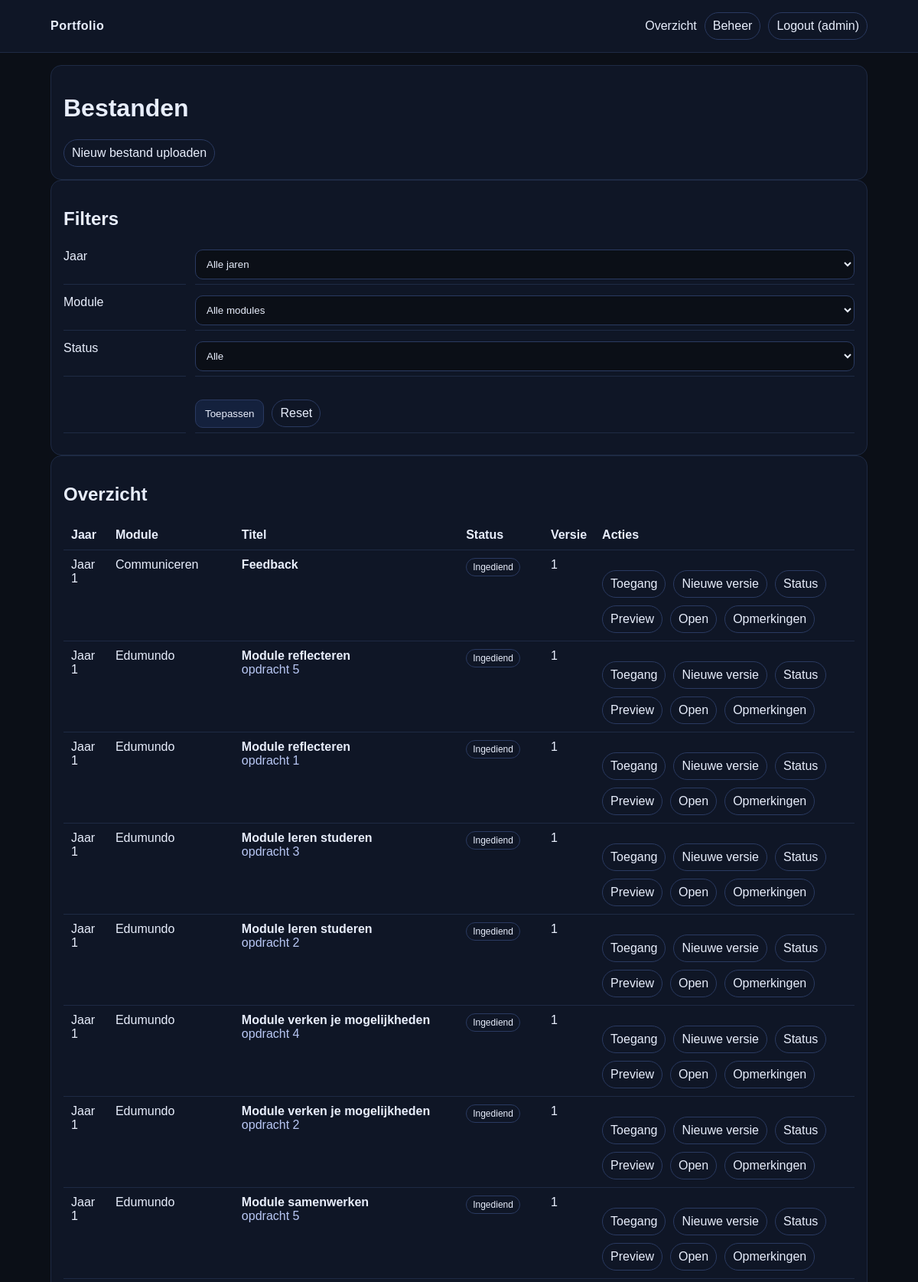
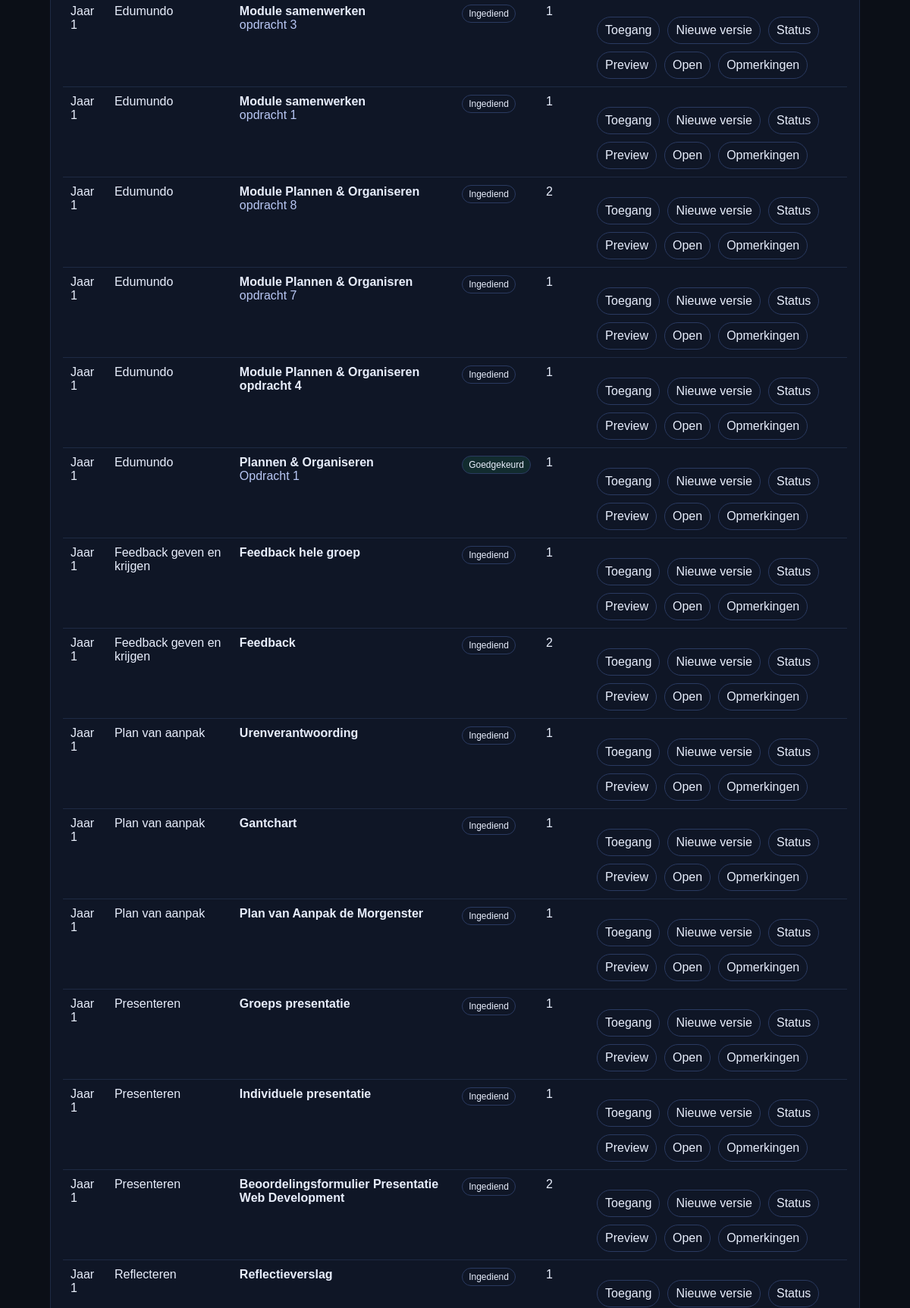
Screenshot of /admin/files.php (signed in, upper part) with the database file from the repository (2 pictures, top to bottom).
### tables this page shows
CREATE TABLE `files` (
  `id` int(11) NOT NULL,
  `module_id` int(11) NOT NULL,
  `title` varchar(200) NOT NULL,
  `description` text DEFAULT NULL,
  `status` enum('submitted','approved','rejected') NOT NULL DEFAULT 'submitted',
  `created_at` timestamp NULL DEFAULT current_timestamp()
);

CREATE TABLE `years` (
  `id` tinyint(4) NOT NULL,
  `label` varchar(20) NOT NULL
);

CREATE TABLE `modules` (
  `id` int(11) NOT NULL,
  `year_id` tinyint(4) NOT NULL,
  `name` varchar(120) NOT NULL,
  `description` text DEFAULT NULL,
  `created_at` timestamp NULL DEFAULT current_timestamp()
);

### includes/helpers.php (called while the page is built, shortened)
<?php
if (!function_exists('h')) {
    function h(string $s): string {
        return htmlspecialchars($s, ENT_QUOTES | ENT_SUBSTITUTE, 'UTF-8');
    }
}

### admin/files.php (the view, shortened to what this page needs)
<?php
require __DIR__ . '/../includes/config.php';
require __DIR__ . '/../includes/helpers.php';
$params = [];
$sql = "
  SELECT f.id, f.title, f.description, f.status, f.created_at,
         m.name AS module_name, m.year_id, y.label AS year_label,
         (SELECT MAX(version_number) FROM file_versions WHERE file_id=f.id) AS latest_version,
         (SELECT id FROM file_versions WHERE file_id=f.id ORDER BY version_number DESC LIMIT 1) AS latest_version_id
  FROM files f
  JOIN modules m ON m.id = f.module_id
  JOIN years y ON y.id = m.year_id
";
$sql .= ' ORDER BY m.year_id, m.name, f.created_at DESC';
$st = $pdo->prepare($sql);
$st->execute($params);
$files = $st->fetchAll();
include __DIR__ . '/../includes/header.php';
?>
<div class="card">
  <h1>Bestanden</h1>
  <div class="actions">
    <a class="pill" href="upload.php">Nieuw bestand uploaden</a>
  </div>
</div>
<div class="card">
  <h2>Filters</h2>
  <form method="get" class="kv">
    <div>Jaar</div>
    <div>
      <select name="year">
        <option value="0">Alle jaren</option>
      </select>
    </div>
    <div>Module</div>
    <div>
      <select name="module">
        <option value="0">Alle modules</option>
      </select>
    </div>
    <div>Status</div>
    <div>
      <select name="status">
        <option value="">Alle</option>
      </select>
    </div>
    <div></div>
    <div class="actions">
      <button type="submit">Toepassen</button>
      <a class="pill" href="files.php">Reset</a>
    </div>
  </form>
</div>
<div class="card">
  <h2>Overzicht</h2>
  <table class="table">
    <tr>
      <th>Jaar</th><th>Module</th><th>Titel</th><th>Status</th><th>Versie</th><th>Acties</th>
    </tr>
    <?php foreach ($files as $f): ?>
      <tr>
        <td><?= h($f['year_label']) ?></td>
        <td><?= h($f['module_name']) ?></td>
        <td>
          <strong><?= h($f['title']) ?></strong>
          <div class="muted"><?= h((string)$f['description']) ?></div>
        </td>
        <td>
          <?php if ($f['status']==='approved'): ?><span class="badge ok">Goedgekeurd</span>
          <?php elseif ($f['status']==='rejected'): ?><span class="badge no">Afgekeurd</span>
          <?php else: ?><span class="badge">Ingediend</span>
          <?php endif; ?>
        </td>
        <td><?= (int)($f['latest_version'] ?? 0) ?></td>
        <td>
          <div class="actions">
            <a class="pill" href="access.php?file_id=<?= (int)$f['id'] ?>">Toegang</a>
            <a class="pill" href="version.php?file_id=<?= (int)$f['id'] ?>">Nieuwe versie</a>
            <a class="pill" href="status.php?file_id=<?= (int)$f['id'] ?>">Status</a>
            <?php if (!empty($f['latest_version_id'])): ?>
             <a class="pill" href="../views/preview.php?vid=<?= (int)$f['latest_version_id'] ?>">Preview</a>
              <a class="pill" href="../views/view.php?vid=<?= (int)$f['latest_version_id'] ?>">Open</a>
            <?php endif; ?>
            <a class="pill" href="comments.php?file_id=<?= (int)$f['id'] ?>">Opmerkingen</a>
          </div>
        </td>
      </tr>
    <?php endforeach; ?>
  </table>
</div>
<?php include __DIR__ . '/../includes/footer.php'; ?>

### assets/styles.css (style rules this page uses)
* { box-sizing:border-box }
body { margin:0;font-family:Arial,sans-serif;background:#0b0f17;color:#e8eefc }
a { color:inherit;text-decoration:none }
.pill { padding:8px 10px;border:1px solid #2a3a61;border-radius:999px;display:inline-block }
.card { border:1px solid #1e2a44;background:#0f1626;border-radius:14px;padding:16px }
input,select,textarea { width:100%;padding:10px;border-radius:10px;border:1px solid #2a3a61;background:#0b0f17;color:#e8eefc }
button { padding:10px 12px;border-radius:10px;border:1px solid #2a3a61;background:#14213d;color:#e8eefc;cursor:pointer }
.table { width:100%;border-collapse:collapse }
.table th,.table td { border-bottom:1px solid #1e2a44;padding:10px;text-align:left;vertical-align:top }
.badge { font-size:12px;padding:4px 8px;border-radius:999px;border:1px solid #2a3a61;display:inline-block }
.badge.ok { background:rgba(46,204,113,.12) }
.actions { margin-top:16px;display:flex;gap:10px;flex-wrap:wrap;align-items:center }
.muted { color:#b8c7f4 }
.kv { display:grid;grid-template-columns:160px 1fr;gap:8px 12px;margin:12px 0 }
.kv div { padding:6px 0;border-bottom:1px solid #1e2a44 }
.muted { color: #b8c7f4; }

### rows the page displays
files: years.label "Jaar 1", module.name "Communiceren", title "Feedback", status "Ingediend", latest_version "1"
files: years.label "Jaar 1", module.name "Edumundo", title "Module reflecteren", description "opdracht 5", status "Ingediend", latest_version "1"
files: years.label "Jaar 1", module.name "Edumundo", title "Module reflecteren", description "opdracht 1", status "Ingediend", latest_version "1"
files: years.label "Jaar 1", module.name "Edumundo", title "Module leren studeren", description "opdracht 3", status "Ingediend", latest_version "1"
files: years.label "Jaar 1", module.name "Edumundo", title "Module leren studeren", description "opdracht 2", status "Ingediend", latest_version "1"
files: years.label "Jaar 1", module.name "Edumundo", title "Module verken je mogelijkheden", description "opdracht 4", status "Ingediend", latest_version "1"
files: years.label "Jaar 1", module.name "Edumundo", title "Module verken je mogelijkheden", description "opdracht 2", status "Ingediend", latest_version "1"
files: years.label "Jaar 1", module.name "Edumundo", title "Module samenwerken", description "opdracht 5", status "Ingediend", latest_version "1"
files: years.label "Jaar 1", module.name "Edumundo", title "Module samenwerken", description "opdracht 3", status "Ingediend", latest_version "1"
files: years.label "Jaar 1", module.name "Edumundo", title "Module samenwerken", description "opdracht 1", status "Ingediend", latest_version "1"
files: years.label "Jaar 1", module.name "Edumundo", title "Module Plannen & Organiseren", description "opdracht 8", status "Ingediend", latest_version "2"
files: years.label "Jaar 1", module.name "Edumundo", title "Module Plannen & Organisren", description "opdracht 7", status "Ingediend", latest_version "1"
files: years.label "Jaar 1", module.name "Edumundo", title "Module Plannen & Organiseren opdracht 4", status "Ingediend", latest_version "1"
files: years.label "Jaar 1", module.name "Edumundo", title "Plannen & Organiseren", description "Opdracht 1", status "Goedgekeurd", latest_version "1"
files: years.label "Jaar 1", module.name "Feedback geven en krijgen", title "Feedback hele groep", status "Ingediend", latest_version "1"
files: years.label "Jaar 1", module.name "Feedback geven en krijgen", title "Feedback", status "Ingediend", latest_version "2"
files: years.label "Jaar 1", module.name "Plan van aanpak", title "Urenverantwoording", status "Ingediend", latest_version "1"
files: years.label "Jaar 1", module.name "Plan van aanpak", title "Gantchart", status "Ingediend", latest_version "1"
files: years.label "Jaar 1", module.name "Plan van aanpak", title "Plan van Aanpak de Morgenster", status "Ingediend", latest_version "1"
files: years.label "Jaar 1", module.name "Presenteren", title "Groeps presentatie", status "Ingediend", latest_version "1"
files: years.label "Jaar 1", module.name "Presenteren", title "Individuele presentatie", status "Ingediend", latest_version "1"
files: years.label "Jaar 1", module.name "Presenteren", title "Beoordelingsformulier Presentatie Web Development", status "Ingediend", latest_version "2"
files: years.label "Jaar 1", module.name "Reflecteren", title "Reflectieverslag", status "Ingediend", latest_version "1"

### other values shown
$u['username'] "admin"
